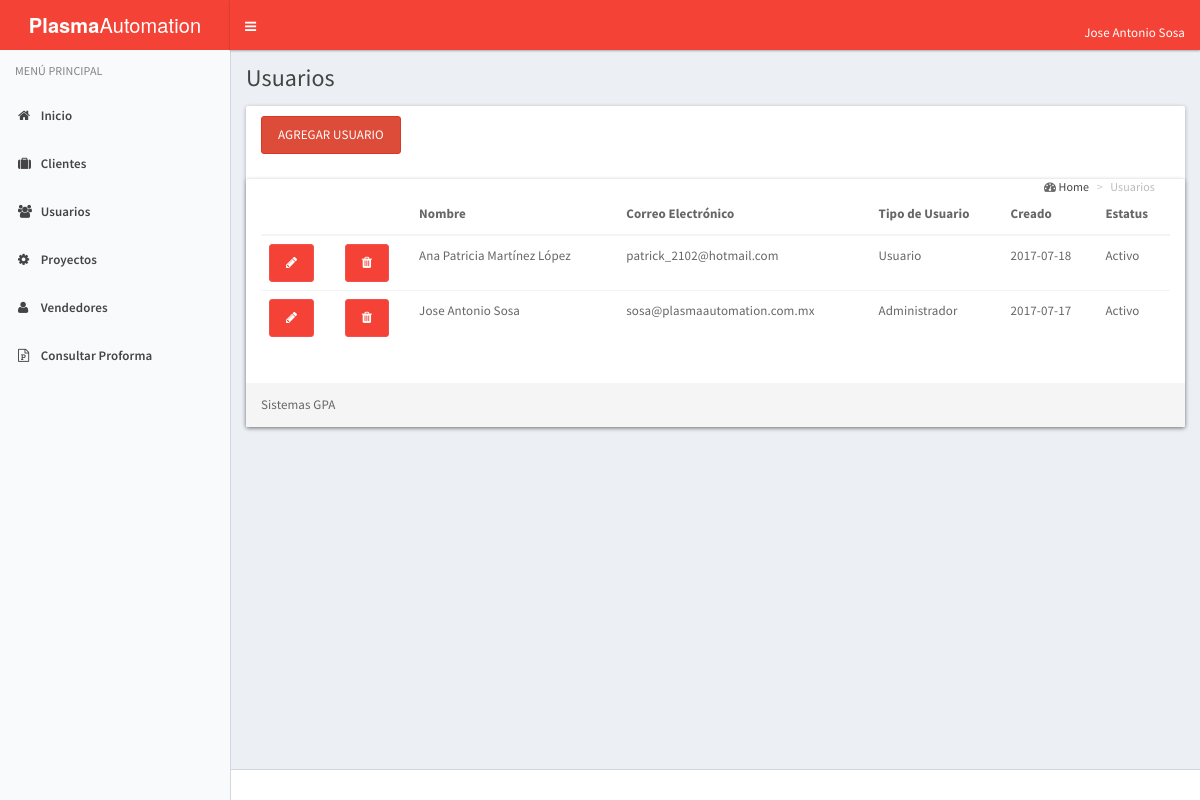
The page /index_usuarios.php (signed in) on the database as committed earlier.
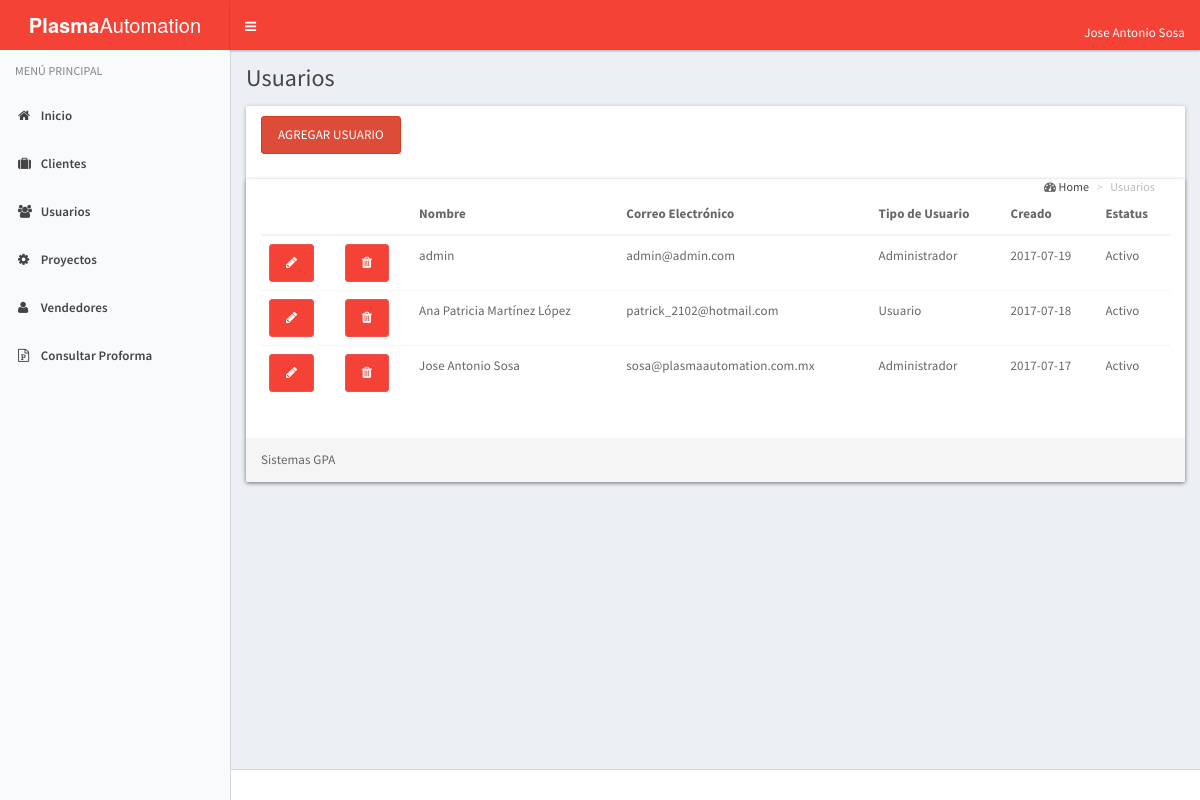
The same page on the database as committed later.
### tables this page shows
CREATE TABLE IF NOT EXISTS `usuario` (
  `id_empleado` int(11) NOT NULL,
  `nombre` varchar(50) DEFAULT NULL,
  `password` varchar(200) DEFAULT NULL,
  `email` varchar(45) DEFAULT NULL,
  `tipo_usuario` varchar(15) NOT NULL DEFAULT 'ADMIN',
  `fecha_creacion` date DEFAULT NULL,
  `fecha_modificacion` date DEFAULT NULL,
  `activo` tinyint(1) DEFAULT NULL
);

### index_usuarios.php (the view, shortened to what this page needs)
<!DOCTYPE html>
<html lang="es">
  <head>
    <link rel="stylesheet" href="assets/bootstrap/css/bootstrap.css">
    <link rel="stylesheet" href="assets/css/font-awesome.min.css">
    <link rel="stylesheet" href="assets/css/ionicons.min.css">
    <link rel="stylesheet" href="assets/dist/css/AdminLTE.css">
    <link rel="stylesheet" href="assets/dist/css/skins/_all-skins.css">
    <link rel="stylesheet" href="assets/plugins/select2/select2.min.css">
    <link href="assets/plugins/pnotify/css/pnotify.custom.min.css" rel="stylesheet">
  </head>
  <body class="hold-transition skin-blue-light sidebar-mini">
    <div class="wrapper">
      <?php
        include('header.php');
      ?>
      <?php
        include('menu.php');
      ?>
      <div class="content-wrapper" id="content">
        <section class="content-header">
          <h1>
            Usuarios
          </h1>
        </section>
        <section class="content">
      <div class="col-lg-12">
         <div class="row">
          <div class="panel">
            <div class="panel-heading">
            <button class="btn btn-danger" data-toggle="modal" data-target="#miventana">Agregar usuario</button>
              <section class="content-header">
                <ol class="breadcrumb">
                   <i class="fa fa-dashboard"></i>
                    <li><a href="">Home</a></li>
                    <li class="active">Usuarios
                   </li>
                </ol>
              </section>
            </div>
            <div class="panel panel-info">
              <div class="panel-body">
              <table class="table">
                <thead>
                  <tr>
                    <th></th>
                    <th></th>
                    <th>Nombre</th>
                    <th>Correo Electrónico</th>
                    <th>Tipo de Usuario</th>
                    <th>Creado</th>
                    <th>Estatus</th>
                  </tr>
                </thead>
                <tbody>
                <?php
                  $host = 'localhost';
                  $user = 'root';
                  $password = '';
                  $conexion = @mysql_connect($host, $user, $password);
                  $sql = "SELECT * FROM usuario order by fecha_creacion DESC";
                  $resultado = mysql_query($sql, $conexion);
                  while ($usuario = mysql_fetch_assoc($resultado)) {
                    echo "<tr>";
                    echo "<td><a href='usuarios.php?editar_usuario_id=".$usuario['id_empleado']."' class='btn btn-rounded btn-primary editar-usuario'><i class='fa fa-pencil'></i></a></td>";
                    echo "<td><a href='usuarios.php?eliminar_usuario_id=".$usuario['id_empleado']."' class='btn btn-primary eliminar-usuario'><i class='fa fa-trash eliminar-usuario'></i></a></td>";
                    echo "<td>".$usuario['nombre']."</td>";
                    echo "<td>".$usuario['email']."</td>";
                    echo "<td>".($usuario['tipo_usuario']=='ADMIN'?'Administrador':'Usuario')."</td>";
                    echo "<td>".$usuario['fecha_creacion']."</td>";
                    echo "<td>".($usuario['activo']==1?'Activo':'Inactivo')."</td>";
                    echo "</tr>";
                  }
                ?>
                </tbody>
              </table>
              </div>
              <div class="panel-footer">Sistemas GPA</div>
              </div>
            </div>
          </div>
        </div>
      </div>
  </div>
      <footer class="main-footer">
      </footer>
  </body>
</html>

### header.php (shortened to what this page needs)
<header class="main-header">
        <a href="index.php" class="logo">
          <span class="logo-lg"><b>Plasma</b>Automation</span>
        </a>
        <nav class="navbar navbar-static-top" role="navigation" style="height: 50px;">
          <a href="#" class="sidebar-toggle" data-toggle="offcanvas" role="button" style="height: 50px;">
          </a>
          <div class="navbar-custom-menu">
            <ul class="nav navbar-nav">
              <li class="dropdown user user-menu">
                <a href="#" class="dropdown-toggle" data-toggle="dropdown" style="height: 50px;">
                 <span class="hidden-xs"><?php echo $_SESSION['usuario']['nombre'];?></span>
                </a>
              </li>
            </ul>
          </div>
        </nav>
      </header>

### menu.php (shortened to what this page needs)
<aside class="main-sidebar">
        <section class="sidebar">
          <ul class="sidebar-menu">
            <li class="header">MENÚ PRINCIPAL</li>
            <li>
              <a href="index.php">
                <i class="fa fa-home"></i>
                <span>Inicio</span>
              </a>
            </li>
            <li class="treeview">
              <li>
              <a href="index_cliente.php">
                <i class="fa fa-suitcase"></i>
                <span>Clientes</span>
              </a>
            </li>
            </li>
            <li class="treeview">
              <a href="index_usuarios.php">
                <i class="fa fa-users"></i> <span>Usuarios</span>
              </a>
            </li>
            <li>
              <a href="index_proyecto.php">
                <i class="fa  fa-gear"></i>
                <span>Proyectos</span>
              </a>
            </li>
           <li>
              <a href="index_vendedor.php">
                <i class="fa fa-user"></i>
                <span>Vendedores</span>
              </a>
            </li>
            <li>
              <a href="">
                <i class="fa fa-file-powerpoint-o"></i>
                <span>Consultar Proforma</span>
              </a>
            </li>
          </ul>
        </section>
      </aside>

Rows that differ between the two databases and show on the page:
added usuario: nombre "admin", email "admin@admin.com", tipo_usuario "Administrador", fecha_creacion "2017-07-19", activo "Activo"
